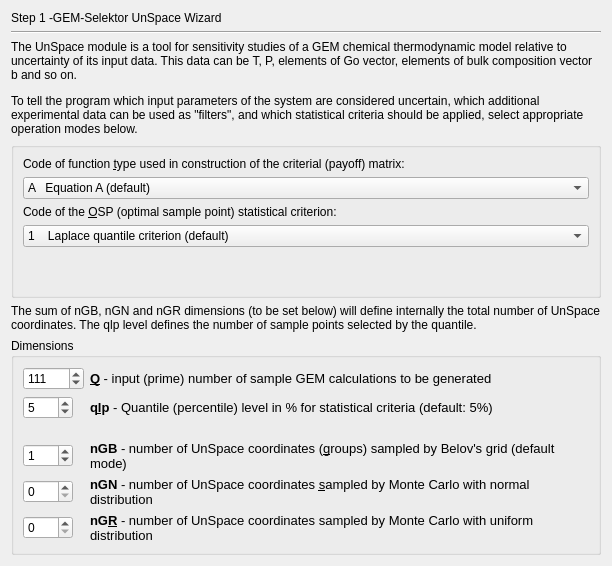
     <widget class="QWidget" name="page" >
      <property name="geometry" >
       <rect>
        <x>0</x>
        <y>0</y>
        <width>606</width>
        <height>566</height>
       </rect>
      </property>
      <layout class="QGridLayout" >
       <item row="0" column="0" >
        <widget class="QLabel" name="pageName" >
         <property name="sizePolicy" >
          <sizepolicy vsizetype="Fixed" hsizetype="Preferred" >
           <horstretch>0</horstretch>
           <verstretch>0</verstretch>
          </sizepolicy>
         </property>
         <property name="text" >
          <string>Step 1 -GEM-Selektor UnSpace Wizard</string>
         </property>
        </widget>
       </item>
       <item row="1" column="0" >
        <widget class="Line" name="line" >
         <property name="orientation" >
          <enum>Qt::Horizontal</enum>
         </property>
        </widget>
       </item>
       <item row="2" column="0" >
        <widget class="QLabel" name="textLabel10" >
         <property name="sizePolicy" >
          <sizepolicy vsizetype="Preferred" hsizetype="Preferred" >
           <horstretch>0</horstretch>
           <verstretch>0</verstretch>
          </sizepolicy>
         </property>
         <property name="frameShape" >
          <enum>QFrame::NoFrame</enum>
         </property>
         <property name="frameShadow" >
          <enum>QFrame::Plain</enum>
         </property>
         <property name="text" >
          <string>&lt;p>The UnSpace module is a tool for sensitivity studies of a GEM chemical thermodynamic model relative to uncertainty of its  input data. This data can be T, P, elements of Go vector, elements of bulk composition vector b and so on. &lt;/p>
&lt;p>To tell the program which input parameters of the system are considered uncertain, which additional experimental data can be used as "filters", and which statistical criteria should be applied, select appropriate operation modes below.&lt;/p></string>
         </property>
         <property name="textFormat" >
          <enum>Qt::AutoText</enum>
         </property>
         <property name="scaledContents" >
          <bool>false</bool>
         </property>
         <property name="wordWrap" >
          <bool>true</bool>
         </property>
         <property name="margin" >
          <number>0</number>
         </property>
         <property name="openExternalLinks" >
          <bool>false</bool>
         </property>
        </widget>
       </item>
       <item row="3" column="0" >
        <widget class="QGroupBox" name="groupBox" >
         <property name="title" >
          <string/>
         </property>
         <layout class="QVBoxLayout" >
          <item>
           <widget class="QLabel" name="AC_modeLabel_2" >
            <property name="frameShape" >
             <enum>QFrame::NoFrame</enum>
            </property>
            <property name="frameShadow" >
             <enum>QFrame::Plain</enum>
            </property>
            <property name="text" >
             <string>Code of function &amp;type used in construction of the criterial (payoff) matrix:</string>
            </property>
            <property name="alignment" >
             <set>Qt::AlignBottom</set>
            </property>
            <property name="wordWrap" >
             <bool>true</bool>
            </property>
            <property name="buddy" >
             <cstring>p_Mode</cstring>
            </property>
           </widget>
          </item>
          <item>
           <widget class="QComboBox" name="p_Mode" >
            <item>
             <property name="text" >
              <string>A   Equation A (default)</string>
             </property>
            </item>
            <item>
             <property name="text" >
              <string>B   Equation B</string>
             </property>
            </item>
            <item>
             <property name="text" >
              <string>C    equation C</string>
             </property>
            </item>
            <item>
             <property name="text" >
              <string>D   Equation D</string>
             </property>
            </item>
            <item>
             <property name="text" >
              <string>E    Equation E</string>
             </property>
            </item>
            <item>
             <property name="text" >
              <string>F    Equation F</string>
             </property>
            </item>
           </widget>
          </item>
          <item>
           <widget class="QLabel" name="DcEqModeLabel_2" >
            <property name="frameShape" >
             <enum>QFrame::NoFrame</enum>
            </property>
            <property name="frameShadow" >
             <enum>QFrame::Plain</enum>
            </property>
            <property name="text" >
             <string>Code of the &amp;OSP (optimal sample point) statistical criterion:</string>
            </property>
            <property name="alignment" >
             <set>Qt::AlignBottom</set>
            </property>
            <property name="wordWrap" >
             <bool>true</bool>
            </property>
            <property name="buddy" >
             <cstring>p_St</cstring>
            </property>
           </widget>
          </item>
          <item>
           <widget class="QComboBox" name="p_St" >
            <property name="currentIndex" >
             <number>1</number>
            </property>
            <item>
             <property name="text" >
              <string>0    Frequency statistics for phase association</string>
             </property>
            </item>
            <item>
             <property name="text" >
              <string>1    Laplace quantile criterion (default) </string>
             </property>
            </item>
            <item>
             <property name="text" >
              <string>2    Homeniuk quantile criterion </string>
             </property>
            </item>
            <item>
             <property name="text" >
              <string>3    Laplace single-point criterion </string>
             </property>
            </item>
            <item>
             <property name="text" >
              <string>4    Homeniuk single-point criterion</string>
             </property>
            </item>
            <item>
             <property name="text" >
              <string>5    Hurwich criterion (reserved)</string>
             </property>
            </item>
           </widget>
          </item>
          <item>
           <spacer>
            <property name="orientation" >
             <enum>Qt::Vertical</enum>
            </property>
            <property name="sizeType" >
             <enum>QSizePolicy::Expanding</enum>
            </property>
            <property name="sizeHint" stdset="0" >
             <size>
              <width>566</width>
              <height>16</height>
             </size>
            </property>
           </spacer>
          </item>
         </layout>
        </widget>
       </item>
       <item row="4" column="0" >
        <widget class="QLabel" name="label_6" >
         <property name="text" >
          <string>The sum of nGB, nGN and nGR dimensions (to be set below) will define internally the total number of UnSpace coordinates. The qlp level defines the number of sample points selected by the quantile.</string>
         </property>
         <property name="wordWrap" >
          <bool>true</bool>
         </property>
        </widget>
       </item>
       <item row="5" column="0" >
        <widget class="QGroupBox" name="groupBox_7" >
         <property name="title" >
          <string>Dimensions</string>
         </property>
         <layout class="QGridLayout" >
          <item row="0" column="0" >
           <widget class="QSpinBox" name="pnQ" >
            <property name="sizePolicy" >
             <sizepolicy vsizetype="Fixed" hsizetype="Fixed" >
              <horstretch>0</horstretch>
              <verstretch>0</verstretch>
             </sizepolicy>
            </property>
            <property name="minimumSize" >
             <size>
              <width>50</width>
              <height>0</height>
             </size>
            </property>
            <property name="minimum" >
             <number>1</number>
            </property>
            <property name="maximum" >
             <number>10001</number>
            </property>
            <property name="value" >
             <number>111</number>
            </property>
           </widget>
          </item>
          <item row="0" column="1" >
           <widget class="QLabel" name="TextLabel1_4" >
            <property name="frameShape" >
             <enum>QFrame::NoFrame</enum>
            </property>
            <property name="frameShadow" >
             <enum>QFrame::Plain</enum>
            </property>
            <property name="text" >
             <string>&lt;html>&lt;head>&lt;meta name="qrichtext" content="1" />&lt;style type="text/css">
p, li { white-space: pre-wrap; }
&lt;/style>&lt;/head>&lt;body style=" font-family:'Sans Serif'; font-size:10pt; font-weight:400; font-style:normal;">
&lt;p style=" margin-top:0px; margin-bottom:0px; margin-left:0px; margin-right:0px; -qt-block-indent:0; text-indent:0px;">&lt;span style=" font-weight:600;">&amp;amp;Q&lt;/span> - input (prime) number of sample GEM calculations to be generated&lt;/p>&lt;/body>&lt;/html></string>
            </property>
            <property name="wordWrap" >
             <bool>false</bool>
            </property>
            <property name="buddy" >
             <cstring>pnQ</cstring>
            </property>
           </widget>
          </item>
          <item row="1" column="0" >
           <widget class="QSpinBox" name="pnM" >
            <property name="sizePolicy" >
             <sizepolicy vsizetype="Fixed" hsizetype="Fixed" >
              <horstretch>0</horstretch>
              <verstretch>0</verstretch>
             </sizepolicy>
            </property>
            <property name="minimumSize" >
             <size>
              <width>50</width>
              <height>0</height>
             </size>
            </property>
            <property name="minimum" >
             <number>1</number>
            </property>
            <property name="maximum" >
             <number>99</number>
            </property>
            <property name="value" >
             <number>5</number>
            </property>
           </widget>
          </item>
          <item row="1" column="1" >
           <widget class="QLabel" name="TextLabel2_2" >
            <property name="text" >
             <string>&lt;html>&lt;head>&lt;meta name="qrichtext" content="1" />&lt;style type="text/css">
p, li { white-space: pre-wrap; }
&lt;/style>&lt;/head>&lt;body style=" font-family:'Sans Serif'; font-size:10pt; font-weight:400; font-style:normal;">
&lt;p style=" margin-top:0px; margin-bottom:0px; margin-left:0px; margin-right:0px; -qt-block-indent:0; text-indent:0px;">&lt;span style=" font-weight:600;">q&amp;amp;lp&lt;/span> - Quantile (percentile) level in % for statistical criteria (default: 5%)&lt;/p>&lt;/body>&lt;/html></string>
            </property>
            <property name="alignment" >
             <set>Qt::AlignVCenter</set>
            </property>
            <property name="wordWrap" >
             <bool>true</bool>
            </property>
            <property name="buddy" >
             <cstring>pnM</cstring>
            </property>
           </widget>
          </item>
          <item row="2" column="1" >
           <spacer>
            <property name="orientation" >
             <enum>Qt::Vertical</enum>
            </property>
            <property name="sizeType" >
             <enum>QSizePolicy::Expanding</enum>
            </property>
            <property name="sizeHint" stdset="0" >
             <size>
              <width>20</width>
              <height>16</height>
             </size>
            </property>
           </spacer>
          </item>
          <item row="3" column="0" >
           <widget class="QSpinBox" name="pnP" >
            <property name="sizePolicy" >
             <sizepolicy vsizetype="Fixed" hsizetype="Fixed" >
              <horstretch>0</horstretch>
              <verstretch>0</verstretch>
             </sizepolicy>
            </property>
            <property name="minimumSize" >
             <size>
              <width>50</width>
              <height>0</height>
             </size>
            </property>
            <property name="minimum" >
             <number>0</number>
            </property>
            <property name="maximum" >
             <number>100</number>
            </property>
            <property name="value" >
             <number>1</number>
            </property>
           </widget>
          </item>
          <item row="3" column="1" >
           <widget class="QLabel" name="TextLabel1_3" >
            <property name="frameShape" >
             <enum>QFrame::NoFrame</enum>
            </property>
            <property name="frameShadow" >
             <enum>QFrame::Plain</enum>
            </property>
            <property name="text" >
             <string>&lt;html>&lt;head>&lt;meta name="qrichtext" content="1" />&lt;style type="text/css">
p, li { white-space: pre-wrap; }
&lt;/style>&lt;/head>&lt;body style=" font-family:'Sans Serif'; font-size:10pt; font-weight:400; font-style:normal;">
&lt;p style=" margin-top:0px; margin-bottom:0px; margin-left:0px; margin-right:0px; -qt-block-indent:0; text-indent:0px;">&lt;span style=" font-weight:600;">nGB&lt;/span> - number of UnSpace coordinates (&amp;amp;groups) sampled by Belov's grid (default mode)&lt;/p>&lt;/body>&lt;/html></string>
            </property>
            <property name="alignment" >
             <set>Qt::AlignVCenter</set>
            </property>
            <property name="wordWrap" >
             <bool>true</bool>
            </property>
            <property name="buddy" >
             <cstring>pnP</cstring>
            </property>
           </widget>
          </item>
          <item row="4" column="0" >
           <widget class="QSpinBox" name="pLb" >
            <property name="sizePolicy" >
             <sizepolicy vsizetype="Fixed" hsizetype="Fixed" >
              <horstretch>0</horstretch>
              <verstretch>0</verstretch>
             </sizepolicy>
            </property>
            <property name="minimumSize" >
             <size>
              <width>50</width>
              <height>0</height>
             </size>
            </property>
            <property name="minimum" >
             <number>0</number>
            </property>
            <property name="maximum" >
             <number>100</number>
            </property>
           </widget>
          </item>
          <item row="4" column="1" >
           <widget class="QLabel" name="TextLabel1_2_3" >
            <property name="text" >
             <string>&lt;html>&lt;head>&lt;meta name="qrichtext" content="1" />&lt;style type="text/css">
p, li { white-space: pre-wrap; }
&lt;/style>&lt;/head>&lt;body style=" font-family:'Sans Serif'; font-size:10pt; font-weight:400; font-style:normal;">
&lt;p style=" margin-top:0px; margin-bottom:0px; margin-left:0px; margin-right:0px; -qt-block-indent:0; text-indent:0px;">&lt;span style=" font-weight:600;">nGN&lt;/span> - number of UnSpace coordinates &amp;amp;sampled by Monte Carlo with normal distribution&lt;/p>&lt;/body>&lt;/html></string>
            </property>
            <property name="alignment" >
             <set>Qt::AlignVCenter</set>
            </property>
            <property name="wordWrap" >
             <bool>true</bool>
            </property>
            <property name="buddy" >
             <cstring>pLb</cstring>
            </property>
           </widget>
          </item>
          <item row="5" column="0" >
           <widget class="QSpinBox" name="pLb_2" >
            <property name="sizePolicy" >
             <sizepolicy vsizetype="Fixed" hsizetype="Fixed" >
              <horstretch>0</horstretch>
              <verstretch>0</verstretch>
             </sizepolicy>
            </property>
            <property name="minimumSize" >
             <size>
              <width>50</width>
              <height>0</height>
             </size>
            </property>
            <property name="minimum" >
             <number>0</number>
            </property>
            <property name="maximum" >
             <number>100</number>
            </property>
           </widget>
          </item>
          <item row="5" column="1" >
           <widget class="QLabel" name="TextLabel1_2_2_3" >
            <property name="text" >
             <string>&lt;html>&lt;head>&lt;meta name="qrichtext" content="1" />&lt;style type="text/css">
p, li { white-space: pre-wrap; }
&lt;/style>&lt;/head>&lt;body style=" font-family:'Sans Serif'; font-size:10pt; font-weight:400; font-style:normal;">
&lt;p style=" margin-top:0px; margin-bottom:0px; margin-left:0px; margin-right:0px; -qt-block-indent:0; text-indent:0px;">&lt;span style=" font-weight:600;">nG&amp;amp;R&lt;/span> - number of UnSpace coordinates sampled by Monte Carlo with uniform distribution&lt;/p>&lt;/body>&lt;/html></string>
            </property>
            <property name="alignment" >
             <set>Qt::AlignVCenter</set>
            </property>
            <property name="wordWrap" >
             <bool>true</bool>
            </property>
            <property name="buddy" >
             <cstring>pLb_2</cstring>
            </property>
           </widget>
          </item>
         </layout>
        </widget>
       </item>
      </layout>
     </widget>
